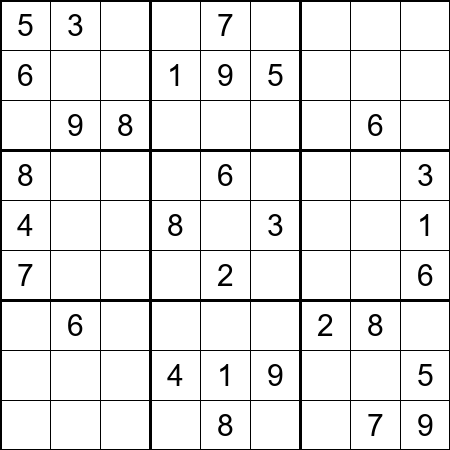
#> input picture test-input/sudoku_test.png, 450 x 450 px
$ python -i main.py   (imports and definitions only)
#> lines starting #> are read from the running program, lines starting #| are printed output that depends on the picture; after the words box and inside, x2 and y2 are one past the last pixel; in counts of white or black regions, pixels touching at a corner belong together
### src/grid_detector.py
"""
网格检测模块
功能：检测并分割 9x9 数独网格
使用轮廓检测 + 透视变换 + 自适应分割
"""

import cv2
import numpy as np
from PIL import Image
from typing import Tuple, List


class GridDetector:
    """数独网格检测器"""

    def __init__(self, grid_size: int = 9, debug: bool = False):
        """
        初始化网格检测器

        Args:
            grid_size: 网格大小 (默认9x9)
            debug: 是否输出调试信息
        """
#> called with grid_size = 9, debug = False
        self.grid_size = grid_size
        self.debug = debug

    # [107 lines left out: functions find_contours, find_largest_contour, order_points, get_warped_image, not called in this run]

    def split_into_cells(self, warped: np.ndarray) -> List[np.ndarray]:
        """
        将网格分割成 9x9 个单元格（极小边距版）

        Args:
            warped: 透视变换后的网格图

        Returns:
            81个单元格的列表
        """
        cells = []
        h, w = warped.shape
        cell_size = h // 9  # 假设是正方形

        # 极小边距，只留1-2像素，避免切到1和7
        margin = 2

        for row in range(9):
            for col in range(9):
                # 计算每个单元格的坐标
                y1 = row * cell_size + margin
                y2 = (row + 1) * cell_size - margin
                x1 = col * cell_size + margin
                x2 = (col + 1) * cell_size - margin

                # 确保坐标有效
                if y1 >= y2 or x1 >= x2:
                    y1 = row * cell_size
                    y2 = (row + 1) * cell_size
                    x1 = col * cell_size
                    x2 = (col + 1) * cell_size

                cell = warped[y1:y2, x1:x2]

                # 放大到至少 45x45
                if cell.shape[0] < 45 or cell.shape[1] < 45:
                    cell = cv2.resize(cell, (45, 45), interpolation=cv2.INTER_CUBIC)

                cells.append(cell)

        return cells

    # [58 lines left out: function find_grid_lines_hough, not called in this run]

    def detect_and_split(self, binary_img: np.ndarray) -> List[np.ndarray]:
        """
        检测网格并分割成单元格（改进版：优先均匀分割）

        Args:
            binary_img: 二值化图

        Returns:
            81个单元格的列表
        """
        h, w = binary_img.shape

        # 优先使用均匀分割（更可靠）
        # 确保是正方形
        size = max(h, w)

        # 创建正方形图像
        square = np.zeros((size, size), dtype=binary_img.dtype)

        # 计算偏移量
        y_offset = (size - h) // 2
        x_offset = (size - w) // 2

        # 复制图像到中心
        square[y_offset:y_offset + h, x_offset:x_offset + w] = binary_img

        # 分割成单元格
        cells = self.split_into_cells(square)

        return cells

    # [25 lines left out: function _try_fallback_detection, not called in this run]


# [9 lines that do not run on import are left out]

### src/ocr_engine.py
"""
OCR Engine Module
Use EasyOCR for local digit recognition with enhanced preprocessing
"""

import cv2
import numpy as np
from typing import Optional, List
import warnings

# Suppress warnings
warnings.filterwarnings('ignore')


class OCREngine:
    """Sudoku digit OCR engine using EasyOCR with enhanced preprocessing"""

    def __init__(self, lang: str = 'en'):
        """
        Initialize OCR engine

        Args:
            lang: Language ('en' for English digits)
        """
#> called with lang = 'en'
        self.lang = lang
        self.reader = None
        self._load_engine()
#> (the call stopped at in _load_engine, `self.reader = easyocr.Reader(['en'], gpu=False, verbose=False)`: easyocr is not available in this run)

    def _load_engine(self):
        """Load EasyOCR reader"""
        try:
            import easyocr
            # Use GPU=False for CPU-only
            self.reader = easyocr.Reader(['en'], gpu=False, verbose=False)
            print("[OK] EasyOCR engine loaded")
        except Exception as e:
            print(f"[FAIL] EasyOCR load failed: {e}")
            raise

    def preprocess_cell(self, cell: np.ndarray) -> np.ndarray:
        """
        Enhanced preprocessing for cell image

        Args:
            cell: Cell numpy array

        Returns:
            Preprocessed numpy array
        """
        # Convert to grayscale if needed
        if len(cell.shape) == 3:
            gray = cv2.cvtColor(cell, cv2.COLOR_BGR2GRAY)
        else:
            gray = cell.copy()

        # Ensure minimum size (EasyOCR needs enough pixels)
        min_size = 45
        h, w = gray.shape
        if h < min_size or w < min_size:
            scale = min_size / max(h, w)
            new_size = (int(w * scale), int(h * scale))
            gray = cv2.resize(gray, new_size, interpolation=cv2.INTER_CUBIC)

        # Invert if most pixels are white (text should be black on white)
        if np.mean(gray) > 127:
            gray = 255 - gray

        # Increase contrast using CLAHE
        try:
            clahe = cv2.createCLAHE(clipLimit=3.0, tileGridSize=(8, 8))
            gray = clahe.apply(gray)
        except:
            gray = cv2.convertScaleAbs(gray, alpha=1.5, beta=0)

        # Light denoising
        gray = cv2.GaussianBlur(gray, (3, 3), 0)

        # Otsu thresholding
        _, binary = cv2.threshold(gray, 0, 255, cv2.THRESH_BINARY + cv2.THRESH_OTSU)

        return binary

    def extract_digit(self, cell: np.ndarray) -> Optional[str]:
        """
        Extract digit from cell with enhanced preprocessing

        Args:
            cell: Cell image

        Returns:
            Digit string or None
        """
        try:
            # Enhanced preprocessing
            img = self.preprocess_cell(cell)

            # EasyOCR recognition
            results = self.reader.readtext(img, detail=1)

            if not results:
                return None

            # Find the best digit result
            best_digit = None
            best_confidence = 0

            for result in results:
                if len(result) >= 2:
                    text = result[1]
                    confidence = result[2] if len(result) > 2 else 1.0

                    # Extract only digits
                    digit = ''.join(c for c in str(text) if c.isdigit())

                    # Filter out multi-digit results
                    if digit and len(digit) == 1 and confidence > best_confidence:
                        best_digit = digit
                        best_confidence = confidence

            return best_digit

        except Exception as e:
            return None

    # [19 lines left out: function extract_grid, not called in this run]

    def extract_grid_with_empty_check(self, cells: List[np.ndarray],
                                       empty_threshold: float = 0.85) -> List[str]:
        """
        Extract grid with enhanced empty cell detection

        Args:
            cells: 81 cell images
            empty_threshold: White pixel ratio threshold

        Returns:
            List of 81 digits or empty strings
        """
        results = []
        for i, cell in enumerate(cells):
            # Enhanced empty cell check
            if self._is_empty_cell(cell, empty_threshold):
                results.append('')
                continue

            digit = self.extract_digit(cell)
            results.append(digit if digit else '')

        return results

    def _is_empty_cell(self, cell: np.ndarray, threshold: float = 0.90) -> bool:
        """
        Simple empty cell detection (回滚到简单版本)

        Args:
            cell: Cell image
            threshold: White pixel ratio threshold

        Returns:
            True if empty
        """
        if len(cell.shape) == 3:
            gray = np.mean(cell, axis=2)
        else:
            gray = cell

        # 检查白色像素比例
        white_pixels = np.sum(gray > 200)
        total_pixels = gray.size
        white_ratio = white_pixels / total_pixels

        # 降低阈值，更宽松地判断为空
        if white_ratio > 0.93:
            return True

        return False


# [6 lines that do not run on import are left out]

### src/excel_writer.py
"""
Excel 输出模块
功能：将数独数据输出到 Excel 文件
"""

from openpyxl import Workbook
from openpyxl.styles import Font, Alignment, Border, Side, PatternFill
from openpyxl.utils import get_column_letter
from typing import List, Optional


class ExcelWriter:
    """数独 Excel 输出器"""

    def __init__(self, output_path: str = "sudoku_output.xlsx"):
        """
        初始化 Excel 写入器

        Args:
            output_path: 输出文件路径
        """
        self.output_path = output_path
        self.wb = Workbook()
        self.ws = None

    def _setup_styles(self):
        """设置样式"""
        # 粗体字体
        self.bold_font = Font(bold=True, size=12)

        # 居中对齐
        self.center_align = Alignment(
            horizontal='center',
            vertical='center'
        )

        # 边框
        self.thin_border = Border(
            left=Side(style='thin'),
            right=Side(style='thin'),
            top=Side(style='thin'),
            bottom=Side(style='thin')
        )

        # 3x3 宫格的粗边框样式
        self.thick_border = Border(
            left=Side(style='medium'),
            right=Side(style='medium'),
            top=Side(style='medium'),
            bottom=Side(style='medium')
        )

    def create_sudoku_sheet(self, title: str = "Sudoku"):
        """
        创建数独工作表

        Args:
            title: 工作表标题
        """
        self.ws = self.wb.active
        self.ws.title = title
        self._setup_styles()

    # [49 lines left out: function write_grid, not called in this run]

    def write_with_metadata(self, grid: List[Optional[str]],
                            source_file: str,
                            filename: Optional[str] = None):
        """
        写入数独网格（含元数据）

        Args:
            grid: 81个元素的列表
            source_file: 源图片文件名
            filename: 输出文件名
        """
        output_path = filename or self.output_path

        # 创建工作表
        self.create_sudoku_sheet("Sudoku")

        # 写入元数据
        self.ws.cell(row=1, column=1, value="Source File:").font = self.bold_font
        self.ws.cell(row=1, column=2, value=source_file)

        self.ws.cell(row=2, column=1, value="Extracted At:").font = self.bold_font
        from datetime import datetime
        self.ws.cell(row=2, column=2, value=datetime.now().strftime("%Y-%m-%d %H:%M:%S"))

        # 空行
        self.ws.cell(row=4, column=1, value="")

        # 写入数独网格（从第6行开始）
        for row in range(9):
            for col in range(9):
                cell = self.ws.cell(
                    row=row + 6,
                    column=col + 1,
                    value=grid[row * 9 + col]
                )
                cell.border = self.thin_border
                cell.alignment = self.center_align
                cell.font = Font(size=14)

                # 3x3 边框
                if (col + 1) % 3 == 0 and col < 8:
                    cell.border = self.thick_border
                if (row + 1) % 3 == 0 and row < 8:
                    cell.border = self.thick_border

        # 设置列宽和行高
        for col in range(1, 10):
            self.ws.column_dimensions[get_column_letter(col)].width = 10
        for row in range(6, 15):
            self.ws.row_dimensions[row].height = 30

        # Save
        self.wb.save(output_path)
        print(f"[OK] Saved to: {output_path}")

    # [4 lines left out: function close, not called in this run]


# [5 lines that do not run on import are left out]

### src/image_processor.py
"""
图像预处理模块
功能：读取、预处理数独图片（灰度化、二值化、去噪）
"""

from PIL import Image
import numpy as np
from typing import Tuple


class ImagePreprocessor:
    """数独图片预处理器"""

    def __init__(self, threshold: int = 128):
        """
        初始化预处理器

        Args:
            threshold: 二值化阈值 (0-255)
        """
        self.threshold = threshold

    # [112 lines left out: functions load, to_grayscale, binarize, detect_background, enhance_contrast, preprocess, not called in this run]


# [9 lines that do not run on import are left out]

### src/main.py
"""
Sudoku Extractor - Main Entry
Extract digits from sudoku images to Excel
Using adaptive preprocessing + AI-powered OCR
"""

import sys
import os
from pathlib import Path

# Add src directory to path
sys.path.insert(0, str(Path(__file__).parent / "src"))

from image_processor import ImagePreprocessor
from grid_detector import GridDetector
from ocr_engine import OCREngine
from excel_writer import ExcelWriter
from typing import Optional
import cv2
import numpy as np


class SudokuExtractor:
    """Sudoku Extractor Main Class"""

    def __init__(self, debug: bool = False):
        """
        Initialize extractor

        Args:
            debug: Enable debug mode
        """
        self.debug = debug
        self.preprocessor = ImagePreprocessor(threshold=128)
        self.detector = GridDetector(debug=debug)
        self.ocr = OCREngine()
        self.writer = ExcelWriter()

        # New: Adaptive preprocessing parameters
        self.blur_size = (5, 5)
        self.adaptive_block = 51
        self.adaptive_c = 10

    def process(self, image_path: str, output_path: Optional[str] = None) -> list:
        """
        Process sudoku image

        Args:
            image_path: Input image path
            output_path: Output Excel path (optional)

        Returns:
            List of 81 digits
        """
#> called with image_path = '../test-input/sudoku_test.png'
        print(f"\n[PROCESSING] {image_path}")

        # 1. Load and enhance image
        print("   [1/5] Loading and enhancing image...")
        # Use PIL to handle non-ASCII paths
        from PIL import Image
        try:
            pil_img = Image.open(image_path)
#> pil_img is the input picture: PIL image 450x450 RGB; min 0, max 255, mean 233.6
            arr = cv2.cvtColor(np.array(pil_img), cv2.COLOR_RGB2BGR)
        except Exception as e:
            raise ValueError(f"Cannot load image: {image_path}")

        # Convert to grayscale
        if len(arr.shape) == 3:
            gray = cv2.cvtColor(arr, cv2.COLOR_BGR2GRAY)
        else:
            gray = arr.copy()

        # Resize if too small (minimum 300px)
        min_size = 300
        h, w = gray.shape
#> h = 450; w = 450
        if min(h, w) < min_size:
            scale = min_size / min(h, w)
            new_size = (int(w * scale), int(h * scale))
            gray = cv2.resize(gray, new_size, interpolation=cv2.INTER_CUBIC)

        if self.debug:
            cv2.imwrite("debug_loaded.png", gray)

        # 2. Adaptive preprocessing (better than fixed threshold)
        print("   [2/5] Adaptive preprocessing...")
        # Gaussian blur to reduce noise
        blurred = cv2.GaussianBlur(gray, self.blur_size, 0)
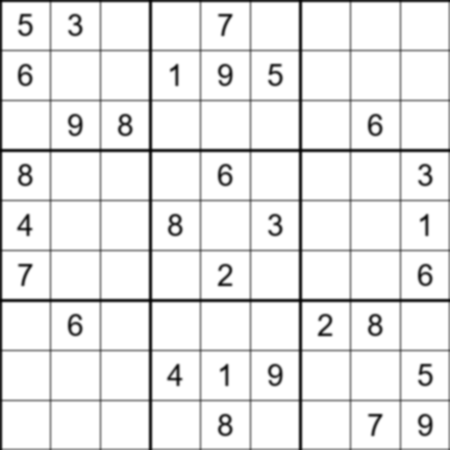
#> blurred: shape (450, 450); min 4, max 255, mean 234

        # Use Otsu's thresholding
        _, otsu = cv2.threshold(blurred, 0, 255, cv2.THRESH_BINARY + cv2.THRESH_OTSU)
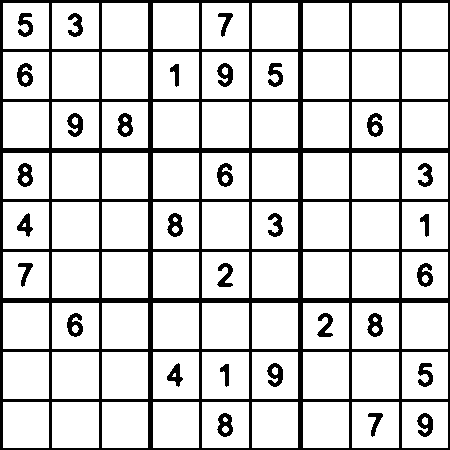
#> otsu: shape (450, 450); 82.9% white; 31 black regions, largest, box (x1, y1, x2, y2) and area: (0, 0, 450, 450) 28611, (117, 113, 133, 137) 235, (17, 163, 33, 187) 235

        # Invert for black text on white
        binary = 255 - otsu

        # Morphological operations to clean up
        kernel = np.ones((3, 3), np.uint8)
        binary = cv2.morphologyEx(binary, cv2.MORPH_CLOSE, kernel)
#> binary: shape (450, 450); 17.2% white; 31 white regions, largest, box (x1, y1, x2, y2) and area: (0, 0, 450, 450) 28611, (17, 63, 33, 87) 246, (367, 113, 383, 137) 246
        binary = cv2.morphologyEx(binary, cv2.MORPH_OPEN, kernel)
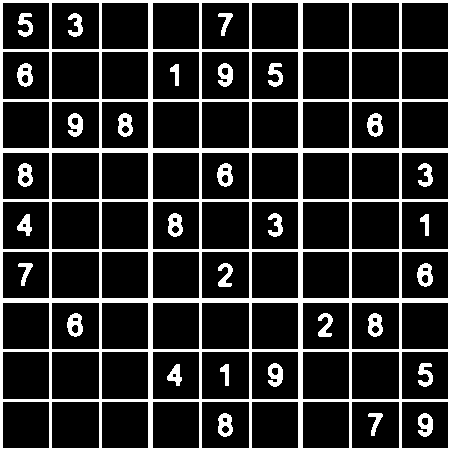
#> binary: shape (450, 450); 17.2% white; 31 white regions, largest, box (x1, y1, x2, y2) and area: (0, 0, 450, 450) 28611, (17, 63, 33, 87) 246, (367, 113, 383, 137) 246

        if self.debug:
            cv2.imwrite("debug_preprocessed.png", binary)

        # 3. Detect and split grid
        print("   [3/5] Detecting and splitting 9x9 grid...")
        cells = self.detector.detect_and_split(binary)
#> after the loop in split_into_cells, `for row in range(9):`:
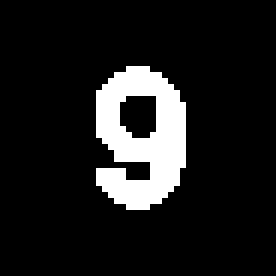
#> cell: shape (46, 46) (shown 6 times larger); 11.3% white; 1 white region, box (x1, y1, x2, y2) and area: (16, 11, 31, 35) 240
#> after the loop in split_into_cells, `for row in range(9):`: cells = 81 items
#> cells = 81 items
        print(f"       Split {len(cells)} cells successfully")
#|        Split 81 cells successfully

        # 4. OCR recognition with enhanced preprocessing
        print("   [4/5] Recognizing digits...")
        grid = self.ocr.extract_grid_with_empty_check(cells)
#> the loop in extract_grid_with_empty_check, `for i, cell in enumerate(cells):` made 81 passes
#> (white_pixels in _is_empty_cell, white_ratio in _is_empty_cell) on passes 1 to 12: (302, 0.143), (243, 0.115), (46, 0.0217), (91, 0.043), (193, 0.0912), (46, 0.0217), (91, 0.043), (46, 0.0217), (46, 0.0217), (292, 0.138), (0, 0), (0, 0)
#> pass 1, in _is_empty_cell, `gray = cell`:
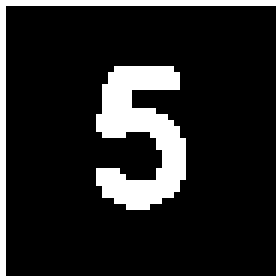
#> gray: shape (46, 46) (shown 6 times larger); 14.3% white; 2 white regions, box (x1, y1, x2, y2) and area: (16, 11, 31, 35) 211, (0, 0, 46, 46) 91
#> pass 1, in preprocess_cell, `gray = cv2.GaussianBlur(gray, (3, 3), 0)`:
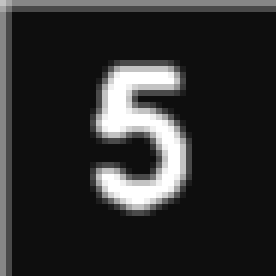
#> gray: shape (46, 46) (shown 6 times larger); min 14, max 255, mean 45.8
#> pass 1, in preprocess_cell, `_, binary = cv2.threshold(gray, 0, 255, cv2.THRESH_BINARY + cv2.THRESH..`:
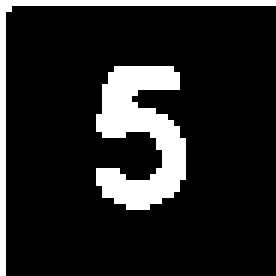
#> binary: shape (46, 46) (shown 6 times larger); 14.5% white; 2 white regions, box (x1, y1, x2, y2) and area: (16, 11, 31, 35) 214, (0, 0, 46, 46) 92
#> after the loop in extract_grid_with_empty_check, `for i, cell in enumerate(cells):`: results = 81 items, first 6: '', '', '', '', '', ''
#> grid = 81 items, first 6: '', '', '', '', '', ''

        # Display preview
        self._display_grid_preview(grid)

        # 5. Output to Excel
        print("   [5/5] Writing to Excel...")
        filename = output_path or f"{Path(image_path).stem}_sudoku.xlsx"
        self.writer.write_with_metadata(grid, Path(image_path).name, filename)

        return grid

    def _display_grid_preview(self, grid: list):
        """Display grid preview"""
        print("\n   [PREVIEW] Recognition result:")
        print("   " + "-" * 25)
        for row in range(9):
            row_data = []
            for col in range(9):
                val = grid[row * 9 + col]
                row_data.append(val if val else ".")
            # Add separators every 3 columns
            formatted = "  ".join([
                "  ".join(row_data[i:i+3])
                for i in range(0, 9, 3)
            ])
            print(f"   | {formatted} |")
        print("   " + "-" * 25)
        print()

    # [92 lines left out: functions batch_process, main, not called in this run]


# [2 lines not run here, left out]

>>> result = SudokuExtractor().process('../test-input/sudoku_test.png')
#> result = 81 items, first 6: '', '', '', '', '', ''
